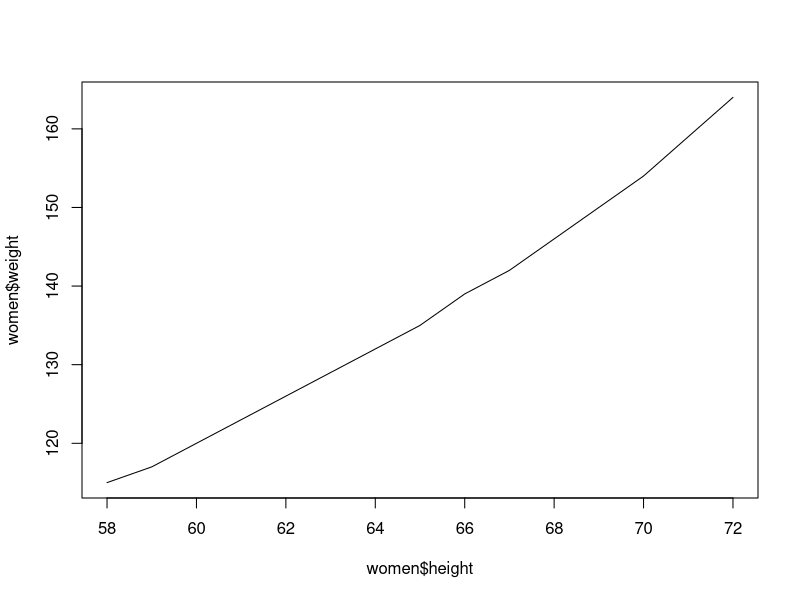
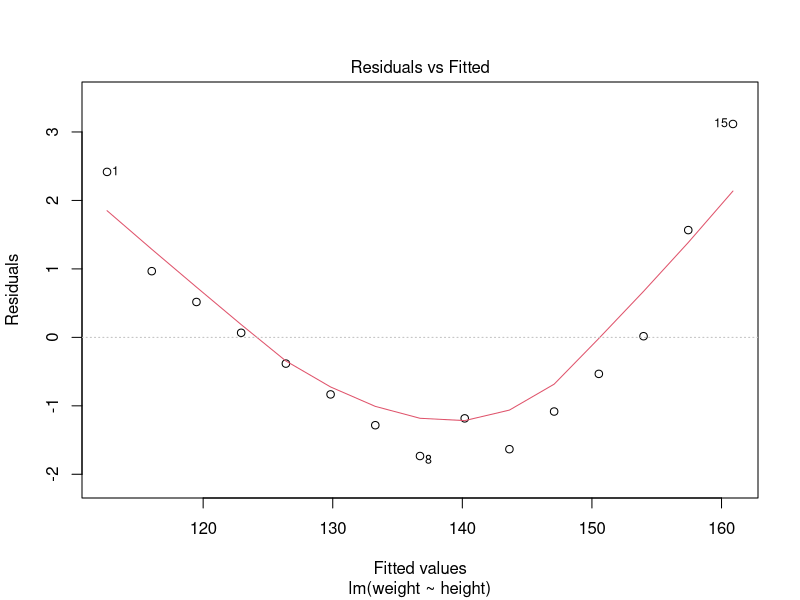
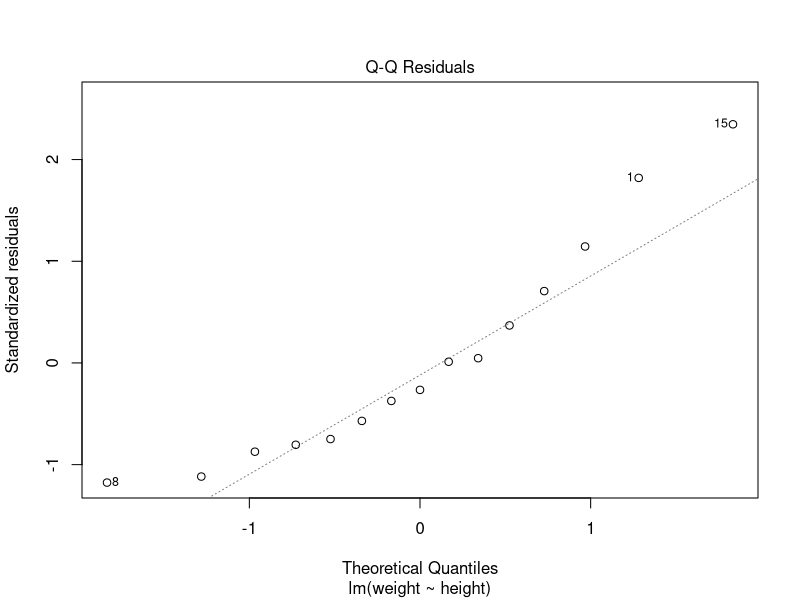
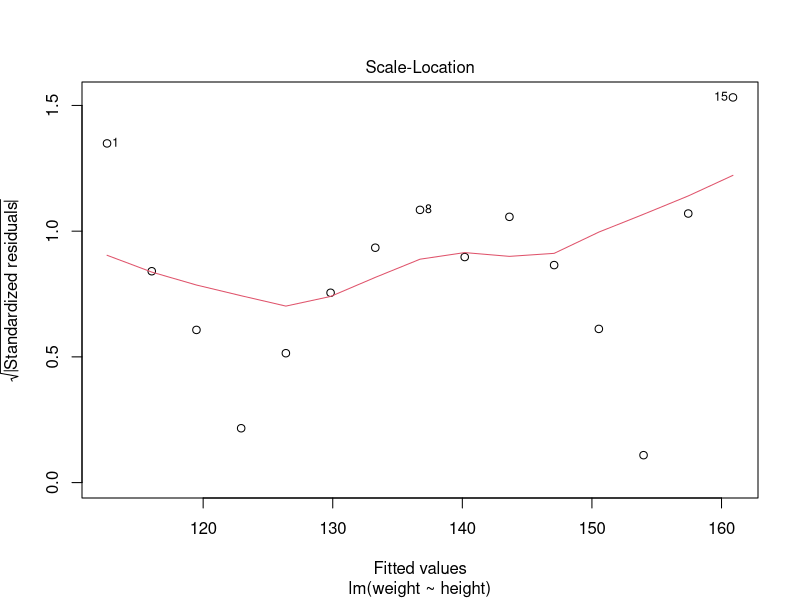
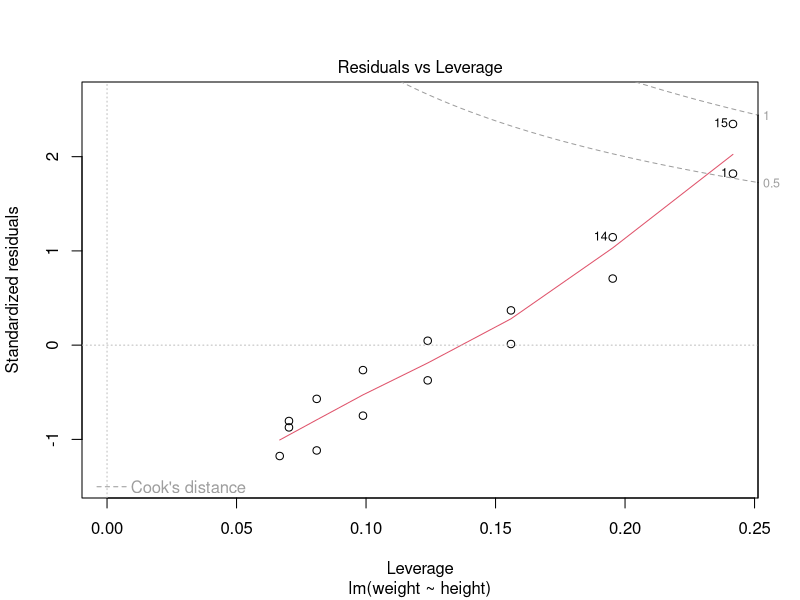

The R source for these figures, in order: (Note: this script raises an error after producing the figures.)
#######统计检验#######
#假设检验 有关系 没关系， 先定假设，再算概率，推翻还是维持
#离散型数据 fish或者卡方检验 连续性数据：t检验

######卡方检验######
#离散数据
install.packages("vcd")
library(vcd)
library(tidyverse)
data("Arthritis")

class(Arthritis)
dim(Arthritis)
table(Arthritis$Improved)
table(Arthritis$Treatment)     #table计算频数
table(Arthritis$Treatment, Arthritis$Sex)

Arthritis$Improved[Arthritis$Improved == "Some"] <- "Marked"
levels(Arthritis$Improved) <- c("None", "Marked", "Marked")
y <- table(Arthritis$Treatment, Arthritis$Improved)
chisq.test(y)   #假设相互独立  卡方检验
fisher.test(y)     #精确检验

z <- table(Arthritis$Improved, Arthritis$Sex)
chisq.test(z)
fisher.test(z)

#卡方检验用于检测观察到的类别变量的分布是否与期望的不同，也就是期望值和观测值是否有显著差异

#单因素卡方检验也就是卡方拟合度检验 chi-square goodness of fit test
#零假设：期望值和观测值没有差异，如果假设成立的可能性很低，就说明不合理，就可以推翻，一般p<0.05就可以拒绝假设
#单因素卡方检测其实就是检测期望值和观测值之间的差异  df为自由度，为组数-1

#二因素检验也就是独立性卡方检验 chis square test of independence
#检验两个类别变量之间是否有关系
#df为 行数-1 * 列数-1

#一定要注意零假设，默认都是没有差异

#######独立t检验########
#连续数据，且符合正态分布，否则使用wilcox
#比如基因表达量的不同
#假设也是符合同一个正态分布，也就是没有区别
x <- read.csv("Rdata/heatmap.csv",row.names = 1)
t.test(x[1,1:5],x[1,6:10])

apply(x, 1, function(i){
  t.test(i[1:5], i[6:10])$p.value
})     #在r中要尽量避免循环

######配对t检验######
#用来检测同一对象在实验前后是否有差异，是否符合同一个正态分布，假设也是没有差异
p <- apply(x, 1, function(i){
  t.test(i[1:5], i[11:15], paired =T)$p.value
})

######wilcox test######
#如果数据不符合正态分布那么就使用这个检测
wilcox.test(as.numeric(x[1,1:5]),as.numeric(x[1,6:10]))
apply(x, 1, function(i){wilcox.test(i[1:5], i[6:10])$p.value})
apply(x, 1, function(i){
  wilcox.test(i[1:5], i[11:15], paired =T)$p.value
})


#####多重检验矫正#######
#q value
p.adjust(p)

###########
x <- ToothGrowth
dim(x)
t.test(x[1:10,1],x[31:40,1])
t.test(x[x$supp=="VC" & x$dose=="0.5",]$len, x[x$supp=="OJ" & x$dose=="0.5",]$len)
t.test(x[11:20,1],x[41:50,1])
t.test(x[x$supp=="VC" & x$dose=="1",]$len, x[x$supp=="OJ" & x$dose=="1",]$len)
t.test(x[x$supp=="VC" & x$dose=="2",]$len, x[x$supp=="OJ" & x$dose=="2",]$len)

t.test(dplyr::filter(x, x$dose==0.5 & x$supp=="VC")$len, dplyr::filter(x, x$dose==0.5 & x$supp=="OJ")$len) 
#以上的几种方法都可以

########相关性########
#正相关、负相关
#相关系数-1 0 1
#pearson spearman kendall
x <- state.x77
cor(state.x77[,5],state.x77[,2])
cor(state.x77[,5],state.x77[,1])
cor(state.x77[,5],state.x77[,3])
cor(state.x77[,5],state.x77[,3], method = "spearman")

round(cor(state.x77), digits = 2)

#相关性检验
cor.test(state.x77[,5],state.x77[,3])
cor.test(state.x77[,5],state.x77[,4])

#######统计建模#######
#回归 regression 数据挖掘
#数据建模不是使用的等号方程 而是使用的相关性
women
plot(women$height,women$weight, type = "line")   #线性模型
fit <- lm(weight ~ height, data = women)   #y=3.45*x-87.52
summary(fit)
plot(fit)

newdata <- data.frame(height=c(73,60))
predict(object = fit, newdata = newdata )

#线性回归的函数
lm()
summary()
coef()
resid()
fitted()
predict() #根据模型预测新数据 

#评价模型：R方 pvalue 残差值

###########
state.x77 <- as.data.frame(state.x77)
colnames(state.x77)
fit <- lm(state.x77$Murder ~ state.x77$Population+state.x77$Income+state.x77$Illiteracy+state.x77$`Life Exp`+state.x77$`HS Grad`+state.x77$Frost+state.x77$Area, data = state.x77)
fit %>% summary()
fit2 <- lm(state.x77$Murder ~ state.x77$Population+state.x77$`Life Exp`, data = state.x77) #调整，排列组合了
fit2 %>% summary()

######建模估算基因组大小和基因多少的关系######
x <- read.csv("Rdata/prok_representative.csv")
colnames(x)
fit <- lm(x$Genes ~ x$Size, data = x)
summary(fit)      #y=843.7x+286.59

plot(x$Size,x$Genes, pch = 16, cex=0.8, xlab = "Genome Size", ylab = "Genes Numbers", main = "Genomesize with Gene Numbers") + 
  abline(fit, col="blue") +
  text(3.5, 10000, label = "y=843.7x+286.6 \n R2=0.9676")    #弄个大概扔到pdf中改就行了

x[x$Size>15,]
x[x$Size<5 & x$Genes>6000,]    #两个在直线之外的值
plot(x$Size,x$Genes, pch = 16, cex=0.8, xlab = "Genome Size", ylab = "Genes Numbers", main = "Genomesize with Gene Numbers") + 
  abline(fit, col="blue") +
  text(3.5, 10000, label = "y=843.7x+286.6 \n R2=0.9676") +
  text(10, 3000, label = "Corynebacterium striatum") +
  text(3.5, 5000, label = "Candidatus Burkholderia \n kirkii UZHbot1")


